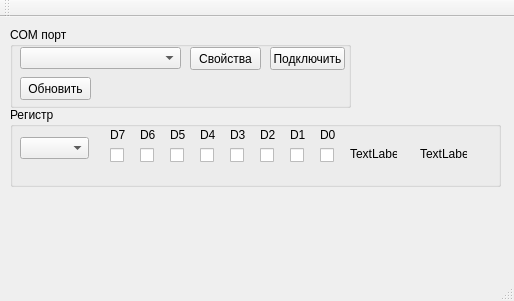
<?xml version="1.0" encoding="UTF-8"?>
<ui version="4.0">
 <class>MainWindow</class>
 <widget class="QMainWindow" name="MainWindow">
  <property name="geometry">
   <rect>
    <x>0</x>
    <y>0</y>
    <width>514</width>
    <height>301</height>
   </rect>
  </property>
  <property name="windowTitle">
   <string>MainWindow</string>
  </property>
  <widget class="QWidget" name="centralWidget">
   <widget class="QGroupBox" name="groupBox">
    <property name="geometry">
     <rect>
      <x>10</x>
      <y>10</y>
      <width>341</width>
      <height>81</height>
     </rect>
    </property>
    <property name="title">
     <string>COM порт</string>
    </property>
    <widget class="QComboBox" name="COMPortsBox">
     <property name="geometry">
      <rect>
       <x>10</x>
       <y>20</y>
       <width>161</width>
       <height>22</height>
      </rect>
     </property>
    </widget>
    <widget class="QPushButton" name="portSettingButton">
     <property name="geometry">
      <rect>
       <x>180</x>
       <y>20</y>
       <width>71</width>
       <height>23</height>
      </rect>
     </property>
     <property name="text">
      <string>Свойства</string>
     </property>
    </widget>
    <widget class="QPushButton" name="updateButton">
     <property name="geometry">
      <rect>
       <x>10</x>
       <y>50</y>
       <width>71</width>
       <height>23</height>
      </rect>
     </property>
     <property name="text">
      <string>Обновить</string>
     </property>
    </widget>
    <widget class="QPushButton" name="connectButton">
     <property name="geometry">
      <rect>
       <x>260</x>
       <y>20</y>
       <width>75</width>
       <height>23</height>
      </rect>
     </property>
     <property name="text">
      <string>Подключить</string>
     </property>
    </widget>
   </widget>
   <widget class="QGroupBox" name="groupBox_2">
    <property name="geometry">
     <rect>
      <x>10</x>
      <y>90</y>
      <width>491</width>
      <height>80</height>
     </rect>
    </property>
    <property name="title">
     <string>Регистр</string>
    </property>
    <widget class="QCheckBox" name="byteCheckBox_7">
     <property name="geometry">
      <rect>
       <x>100</x>
       <y>40</y>
       <width>16</width>
       <height>17</height>
      </rect>
     </property>
     <property name="text">
      <string/>
     </property>
    </widget>
    <widget class="QCheckBox" name="byteCheckBox_6">
     <property name="geometry">
      <rect>
       <x>130</x>
       <y>40</y>
       <width>16</width>
       <height>17</height>
      </rect>
     </property>
     <property name="text">
      <string/>
     </property>
    </widget>
    <widget class="QCheckBox" name="byteCheckBox_5">
     <property name="geometry">
      <rect>
       <x>160</x>
       <y>40</y>
       <width>16</width>
       <height>17</height>
      </rect>
     </property>
     <property name="text">
      <string/>
     </property>
    </widget>
    <widget class="QCheckBox" name="byteCheckBox_4">
     <property name="geometry">
      <rect>
       <x>190</x>
       <y>40</y>
       <width>16</width>
       <height>17</height>
      </rect>
     </property>
     <property name="text">
      <string/>
     </property>
    </widget>
    <widget class="QCheckBox" name="byteCheckBox_3">
     <property name="geometry">
      <rect>
       <x>220</x>
       <y>40</y>
       <width>16</width>
       <height>17</height>
      </rect>
     </property>
     <property name="text">
      <string/>
     </property>
    </widget>
    <widget class="QCheckBox" name="byteCheckBox_2">
     <property name="geometry">
      <rect>
       <x>250</x>
       <y>40</y>
       <width>16</width>
       <height>17</height>
      </rect>
     </property>
     <property name="text">
      <string/>
     </property>
    </widget>
    <widget class="QCheckBox" name="byteCheckBox_1">
     <property name="geometry">
      <rect>
       <x>280</x>
       <y>40</y>
       <width>16</width>
       <height>17</height>
      </rect>
     </property>
     <property name="text">
      <string/>
     </property>
    </widget>
    <widget class="QCheckBox" name="byteCheckBox_0">
     <property name="geometry">
      <rect>
       <x>310</x>
       <y>40</y>
       <width>16</width>
       <height>17</height>
      </rect>
     </property>
     <property name="text">
      <string/>
     </property>
    </widget>
    <widget class="QLabel" name="label">
     <property name="geometry">
      <rect>
       <x>100</x>
       <y>20</y>
       <width>16</width>
       <height>16</height>
      </rect>
     </property>
     <property name="text">
      <string>D7</string>
     </property>
    </widget>
    <widget class="QLabel" name="label_2">
     <property name="geometry">
      <rect>
       <x>130</x>
       <y>20</y>
       <width>16</width>
       <height>16</height>
      </rect>
     </property>
     <property name="text">
      <string>D6</string>
     </property>
    </widget>
    <widget class="QLabel" name="label_3">
     <property name="geometry">
      <rect>
       <x>160</x>
       <y>20</y>
       <width>16</width>
       <height>16</height>
      </rect>
     </property>
     <property name="text">
      <string>D5</string>
     </property>
    </widget>
    <widget class="QLabel" name="label_4">
     <property name="geometry">
      <rect>
       <x>190</x>
       <y>20</y>
       <width>16</width>
       <height>16</height>
      </rect>
     </property>
     <property name="text">
      <string>D4</string>
     </property>
    </widget>
    <widget class="QLabel" name="label_5">
     <property name="geometry">
      <rect>
       <x>220</x>
       <y>20</y>
       <width>16</width>
       <height>16</height>
      </rect>
     </property>
     <property name="text">
      <string>D3</string>
     </property>
    </widget>
    <widget class="QLabel" name="label_6">
     <property name="geometry">
      <rect>
       <x>250</x>
       <y>20</y>
       <width>16</width>
       <height>16</height>
      </rect>
     </property>
     <property name="text">
      <string>D2</string>
     </property>
    </widget>
    <widget class="QLabel" name="label_7">
     <property name="geometry">
      <rect>
       <x>280</x>
       <y>20</y>
       <width>16</width>
       <height>16</height>
      </rect>
     </property>
     <property name="text">
      <string>D1</string>
     </property>
    </widget>
    <widget class="QLabel" name="label_8">
     <property name="geometry">
      <rect>
       <x>310</x>
       <y>20</y>
       <width>16</width>
       <height>16</height>
      </rect>
     </property>
     <property name="text">
      <string>D0</string>
     </property>
    </widget>
    <widget class="QComboBox" name="registerComboBox">
     <property name="geometry">
      <rect>
       <x>10</x>
       <y>30</y>
       <width>69</width>
       <height>22</height>
      </rect>
     </property>
    </widget>
    <widget class="QLabel" name="HEXLabel">
     <property name="geometry">
      <rect>
       <x>340</x>
       <y>40</y>
       <width>47</width>
       <height>13</height>
      </rect>
     </property>
     <property name="text">
      <string>TextLabel</string>
     </property>
    </widget>
    <widget class="QLabel" name="DECLabel">
     <property name="geometry">
      <rect>
       <x>410</x>
       <y>40</y>
       <width>47</width>
       <height>13</height>
      </rect>
     </property>
     <property name="text">
      <string>TextLabel</string>
     </property>
    </widget>
   </widget>
  </widget>
  <widget class="QMenuBar" name="menuBar">
   <property name="geometry">
    <rect>
     <x>0</x>
     <y>0</y>
     <width>514</width>
     <height>21</height>
    </rect>
   </property>
  </widget>
  <widget class="QToolBar" name="mainToolBar">
   <attribute name="toolBarArea">
    <enum>TopToolBarArea</enum>
   </attribute>
   <attribute name="toolBarBreak">
    <bool>false</bool>
   </attribute>
  </widget>
  <widget class="QStatusBar" name="statusBar"/>
 </widget>
 <layoutdefault spacing="6" margin="11"/>
 <resources/>
 <connections/>
</ui>
